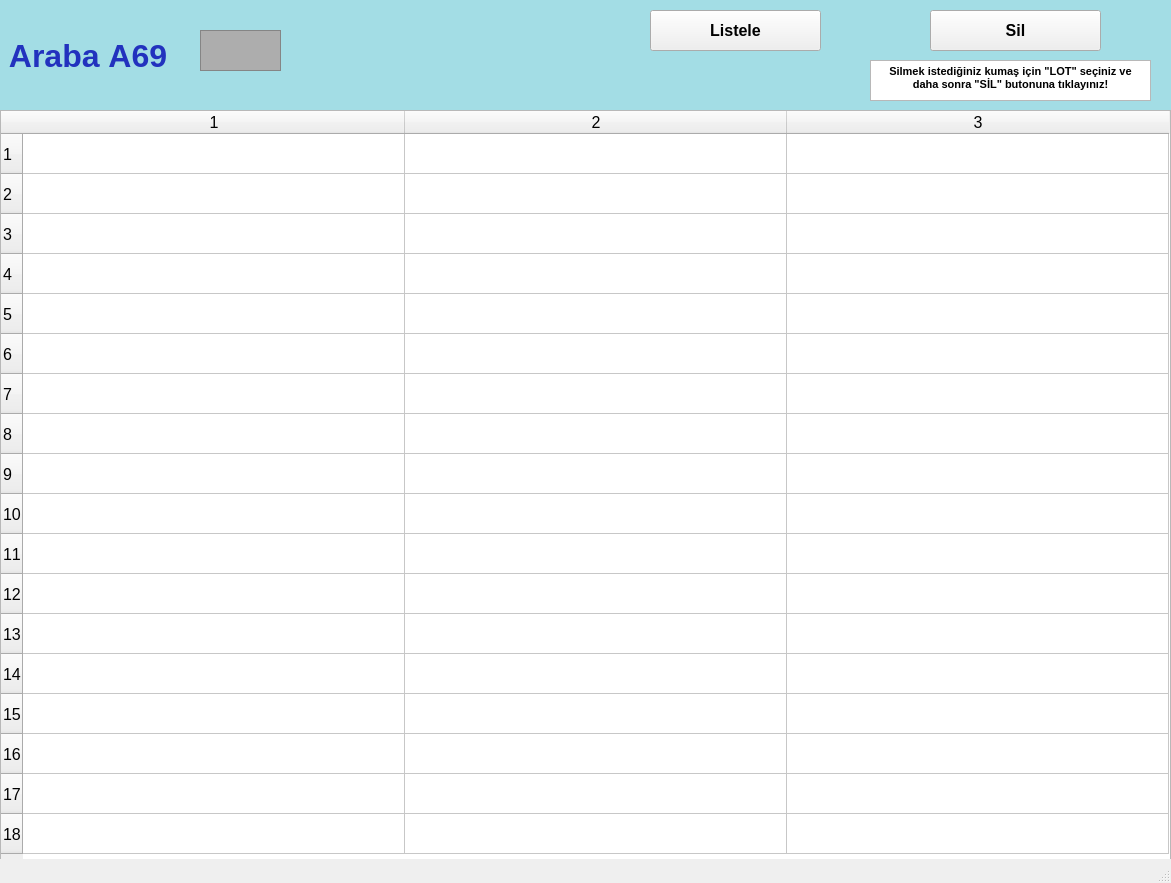
<?xml version="1.0" encoding="UTF-8"?>
<ui version="4.0">
 <class>arabalarA69_ekran</class>
 <widget class="QMainWindow" name="arabalarA69_ekran">
  <property name="geometry">
   <rect>
    <x>0</x>
    <y>0</y>
    <width>1171</width>
    <height>883</height>
   </rect>
  </property>
  <property name="font">
   <font>
    <pointsize>12</pointsize>
    <weight>50</weight>
    <bold>false</bold>
    <kerning>false</kerning>
   </font>
  </property>
  <property name="windowTitle">
   <string/>
  </property>
  <widget class="QWidget" name="centralwidget">
   <widget class="QLabel" name="arabaA1yazi_lbl">
    <property name="geometry">
     <rect>
      <x>0</x>
      <y>0</y>
      <width>1171</width>
      <height>111</height>
     </rect>
    </property>
    <property name="font">
     <font>
      <pointsize>24</pointsize>
      <weight>75</weight>
      <bold>true</bold>
     </font>
    </property>
    <property name="styleSheet">
     <string notr="true">background-color: rgb(163, 221, 229);
color: rgb(34, 50, 190);</string>
    </property>
    <property name="text">
     <string> Araba A69</string>
    </property>
   </widget>
   <widget class="QFrame" name="arabaA1_img">
    <property name="geometry">
     <rect>
      <x>200</x>
      <y>30</y>
      <width>81</width>
      <height>41</height>
     </rect>
    </property>
    <property name="styleSheet">
     <string notr="true">background-color: rgb(173, 173, 173);</string>
    </property>
    <property name="frameShape">
     <enum>QFrame::StyledPanel</enum>
    </property>
    <property name="frameShadow">
     <enum>QFrame::Raised</enum>
    </property>
   </widget>
   <widget class="QPushButton" name="listele69_btn">
    <property name="geometry">
     <rect>
      <x>650</x>
      <y>10</y>
      <width>171</width>
      <height>41</height>
     </rect>
    </property>
    <property name="font">
     <font>
      <pointsize>12</pointsize>
      <weight>75</weight>
      <bold>true</bold>
     </font>
    </property>
    <property name="text">
     <string>Listele</string>
    </property>
   </widget>
   <widget class="QTableWidget" name="A69_tw">
    <property name="geometry">
     <rect>
      <x>0</x>
      <y>110</y>
      <width>1171</width>
      <height>751</height>
     </rect>
    </property>
    <property name="baseSize">
     <size>
      <width>0</width>
      <height>0</height>
     </size>
    </property>
    <property name="rowCount">
     <number>18</number>
    </property>
    <property name="columnCount">
     <number>3</number>
    </property>
    <attribute name="horizontalHeaderVisible">
     <bool>true</bool>
    </attribute>
    <attribute name="horizontalHeaderCascadingSectionResizes">
     <bool>false</bool>
    </attribute>
    <attribute name="horizontalHeaderDefaultSectionSize">
     <number>382</number>
    </attribute>
    <attribute name="horizontalHeaderMinimumSectionSize">
     <number>38</number>
    </attribute>
    <attribute name="verticalHeaderDefaultSectionSize">
     <number>40</number>
    </attribute>
    <attribute name="verticalHeaderMinimumSectionSize">
     <number>23</number>
    </attribute>
    <row/>
    <row/>
    <row/>
    <row/>
    <row/>
    <row/>
    <row/>
    <row/>
    <row/>
    <row/>
    <row/>
    <row/>
    <row/>
    <row/>
    <row/>
    <row/>
    <row/>
    <row/>
    <column/>
    <column/>
    <column/>
   </widget>
   <widget class="QPushButton" name="sil69_btn">
    <property name="geometry">
     <rect>
      <x>930</x>
      <y>10</y>
      <width>171</width>
      <height>41</height>
     </rect>
    </property>
    <property name="font">
     <font>
      <pointsize>12</pointsize>
      <weight>75</weight>
      <bold>true</bold>
     </font>
    </property>
    <property name="text">
     <string>Sil</string>
    </property>
   </widget>
   <widget class="QTextBrowser" name="textBrowser">
    <property name="geometry">
     <rect>
      <x>870</x>
      <y>60</y>
      <width>281</width>
      <height>41</height>
     </rect>
    </property>
    <property name="html">
     <string>&lt;!DOCTYPE HTML PUBLIC &quot;-//W3C//DTD HTML 4.0//EN&quot; &quot;http://www.w3.org/TR/REC-html40/strict.dtd&quot;&gt;
&lt;html&gt;&lt;head&gt;&lt;meta name=&quot;qrichtext&quot; content=&quot;1&quot; /&gt;&lt;style type=&quot;text/css&quot;&gt;
p, li { white-space: pre-wrap; }
&lt;/style&gt;&lt;/head&gt;&lt;body style=&quot; font-family:'MS Shell Dlg 2'; font-size:12pt; font-weight:400; font-style:normal;&quot;&gt;
&lt;p align=&quot;center&quot; style=&quot; margin-top:0px; margin-bottom:0px; margin-left:0px; margin-right:0px; -qt-block-indent:0; text-indent:0px;&quot;&gt;&lt;span style=&quot; font-size:8pt; font-weight:600;&quot;&gt;Silmek istediğiniz kumaş için &amp;quot;LOT&amp;quot; seçiniz ve daha sonra &amp;quot;SİL&amp;quot; butonuna tıklayınız!&lt;/span&gt;&lt;/p&gt;&lt;/body&gt;&lt;/html&gt;</string>
    </property>
   </widget>
  </widget>
  <widget class="QStatusBar" name="statusbar"/>
 </widget>
 <resources/>
 <connections/>
</ui>
